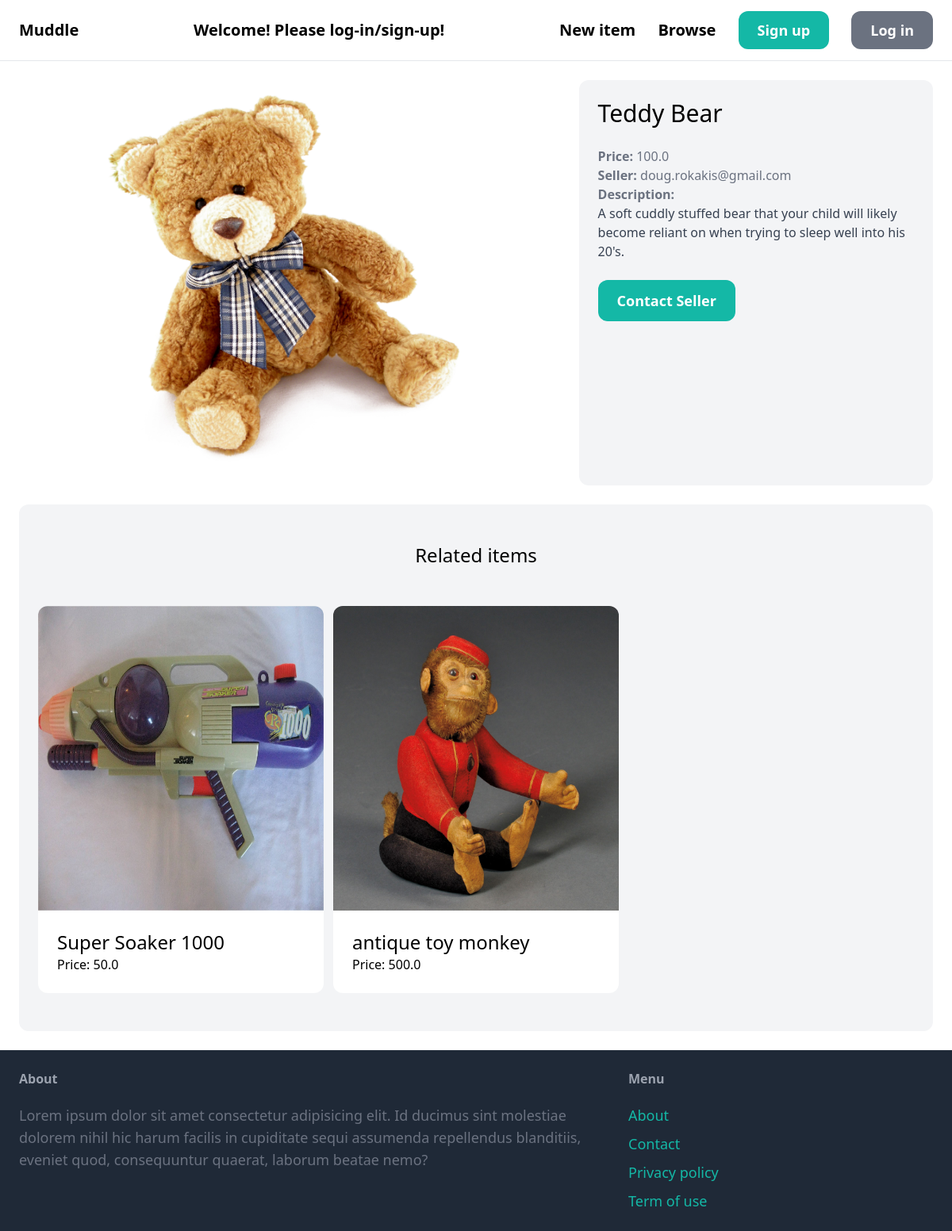
Page /items/1/ on the committed database.
### item/models.py (models this page shows, shortened)
class Item(models.Model):
    category = models.ForeignKey(Category, related_name='items', on_delete=models.CASCADE)
    name=models.CharField(max_length=255)
    description = models.TextField(blank=True, null=True)
    price = models.FloatField()
    image = models.ImageField(upload_to='item_images', blank=True, null=True)
    is_sold = models.BooleanField(default=False)
    created_by = models.ForeignKey(User, related_name='items', on_delete=models.CASCADE)
    created_at=models.DateTimeField(auto_now_add=True)

### item/views.py (the view)
# urls.py: path('<int:pk>/', views.detail, name='detail'),
def detail(request, pk):
    item = get_object_or_404(Item, pk=pk)
    related_items = Item.objects.filter(category=item.category, is_sold=False).exclude(pk=pk)[0:3]
    return render(request, 'item/detail.html', {
        'item':item,
        'related_items': related_items
    })

### item/templates/item/detail.html (shortened to what this page needs)
{% extends 'core/base.html' %}
{% block content %}
<div class="grid grid-cols-5 gap-6">
    <div class="col-span-3">
        <img src="{{ item.image.url }}" class="rounded-xl" alt="">
    </div>
    <div class="col-span-2 p-6 bg-gray-100 rounded-xl">
        <h1 class="mb-6 text-3xl">{{item.name}}</h1>
        <p class="text-gray-500"><strong>Price: </strong>{{item.price}}</p>
        <p class="text-gray-500"><strong>Seller: </strong>{{item.created_by.username}}</p>
        {% if item.description %}
            <p class="text-gray-700">
                <strong class="text-gray-500">Description: </strong><br>
                {{item.description}}
            </p>
        {% endif %}
        {% if request.user == item.created_by %}
            <div class="mt-6 p-6 bg-white rounded-xl">
                <p>This is your item!</p>
                <a href="{% url 'item:edit' item.id %}" class="inline-block mt-6 px-6 py-3 text-lg font-semibold bg-teal-500 text-white rounded-xl">Edit</a>
                <a href="{% url 'item:delete' item.id %}" class="inline-block mt-6 px-6 py-3 text-lg font-semibold bg-red-500 text-white rounded-xl">Delete</a>
            </div>
        {% else %}
            <a href="{% url 'conversation:new' item.id %}" class="inline-block mt-6 px-6 py-3 text-lg font-semibold bg-teal-500 text-white rounded-xl hover:bg-teal-700">Contact Seller</a>
        {% endif %}
    </div>
</div>
<div class="mt-6 px-6 py-12 bg-gray-100 rounded-xl">
    <h2 class="mb-12 text-2xl text-center">Related items</h2>
    <div class="grid grid-cols-3 gap-3">
        {% for item in related_items %}
            <div>
                <a href="{% url 'item:detail' item.id %}">
                    <div>
                        <img src="{{ item.image.url }}" class="rounded-t-xl w-96 h-96" alt="">
                    </div>
                    <div class="p-6 bg-white rounded-b-xl">
                        <h2 class="text-2xl">{{item.name}}</h2>
                        <p class="text-gray-5000">Price: {{item.price}}</p>
                    </div>
                </a>
            </div>
        {% endfor %}
    </div>
</div>
{% endblock %}

### rows in the picture
Item: image (picture), name "Teddy Bear", price "100.0", created_by.username "doug.rokakis@gmail.com", description "A soft cuddly stuffed bear that your child will likely become reliant on when trying to sleep well into his 20's."
Item: image (picture), name "Super Soaker 1000", price "50.0"
Item: image (picture), name "antique toy monkey", price "500.0"
